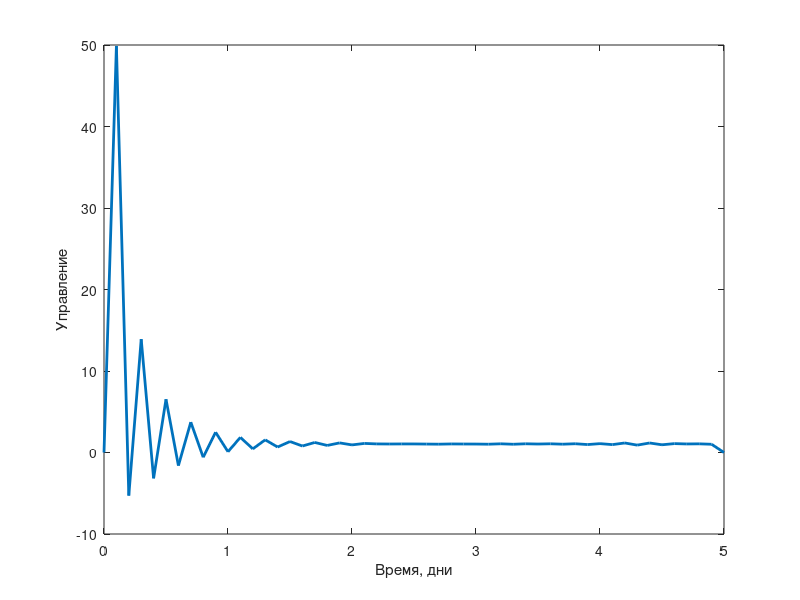

This figure's MATLAB source: (Note: this script raises an error after producing the figure.)
clear all;
close all;
rng(1);

N = 5; %время
h = .1; %шаг дискретизации
M = 0:h:N; %сетка времени
u = zeros(length(M), 1); %управление
psi = zeros(length(M),1); %пси
x = zeros(length(M),2); %популяция жертв и хищников (1 столбец - жертвы, 2 столбец - хищники)
u(1) = 0;

%% коэффициенты и начальные значения:
% x(1,1) - начальное значение популяции жертв
% x(1,2) - начальное значение популяции хищников
% T1 - коэффициент Т1
% sko - СКО для генерации шума
% c - коэффициент затухания шума
% r - коэффициент ро в функции пси
% d - коэффициент d в функции пси
% alpha2 - коэффициент вымирания хищников
% beta1 - коэффициент вымирания жертв
% beta2 - коэффициент рождаемости хищников

% [x(1,1), x(1,2), T1, sko, c, r, d, alpha2, beta1, beta2] = deal(1, 1, .1, .01, .1, 1, 4, 0.12, 0.13, 0.05);

[x(1,1), x(1,2), T1, sko, c, r, d, alpha2, beta1, beta2] = deal(5, 10, .75, .03, .01, 5, 70, 0.1223, 0.1046, 0.0065);
x1_star = alpha2 / beta2;

% т.к. расчет начинается со 2 точки, то значения в первых двух точках совпадают
[x(2,1), x(2,2)] = deal(x(1,1), x(1,2));

% модель 3.29 в главе 3 монографии
psi(1) = x(1,1) - x1_star;
% % модель 3.30 в главе 3 монографии
% psi(1) = x(1,1) + r*x(1,2) - d;

%генерация массива точек шума с М=0 и заданным СКО
ksi = normrnd(0, sko, [1,size(M,2)]);

%цикл для расчета
for n=2:(length(M) - 1)
    % модель 3.29 в главе 3 монографии
    psi(n) = x(n,1) - x1_star;
    u(n) = (-psi(n)*(1 + T1) - c*(psi(n) + T1*psi(n-1))) / (h*x(n,1)) + beta1*x(n,2);
%     % модель 3.30 в главе 3 монографии
%     psi(n) = x(n,1) + r*x(n,2) - d;
%     u(n) = (-x(n,1) - c*(psi(n)+T1*psi(n-1)) - r*(x(n,2) + h*(-alpha2*x(n,2)+beta2*x(n,1)*x(n,2))) + d - T1*psi(n)) / (h*x(n,1)) + beta1*x(n,2);
    f1 = u(n)*x(n,1) - beta1*x(n,1)*x(n,2);
    f2 = -alpha2*x(n,2) + beta2*x(n,1)*x(n,2);

    x(n + 1,1) = x(n,1) + h*f1 + ksi(n+1) + c*ksi(n);
    x(n + 1,2) = x(n,2) + h*f2;
end


%% построение графика
xs = ones(length(M),4);
% расчет устоявшихся значений (2 случая)
% случай 1 (при beta2*d - alpha2 >= 0)
xs(:,1) = xs(:,1) .* (alpha2/beta2);
xs(:,2) = xs(:,2) .* ((beta2*d - alpha2)/ (r*beta2));
% случай 2 (при beta2*d - alpha2 < 0)
xs(:,3) = xs(:,3) .* d;
xs(:,4) = xs(:,4) .* 0;

% график функции управления u(t)
figure;
plot(M,u, 'Linewidth',2);
xlabel('Время, дни');
ylabel('Управление');
ax = gca;
ax.FontSize = 20;
grid on

% график популяций жертв, хищников и устоявшихся значений
figure;
hold on;
plot(M, x(:,1), 'g','Linewidth',3);
axis([0 N -inf inf]);
plot(M, x(:,2), 'r', 'Linewidth',3);
if beta2*d - alpha2 < 0
    plot(M, xs(:,3), 'k-.', 'Linewidth',2);
    plot(M, xs(:,4), 'k--', 'Linewidth',2);
else
    plot(M, xs(:,1), 'k-.', 'Linewidth',2);
    plot(M, xs(:,2), 'k--', 'Linewidth',2);
end
xlabel('Время, дни');
ylabel('Популяция, ед/л');
legend({'x_1', 'x_2', 'x_{1s}', 'x_{2s}'}, 'Location','best');
ax = gca;
ax.FontSize = 20;
grid on

% график функции psi
figure;
hold on;
plot(M,psi);
xlabel('t, дни');
ylabel('\psi(t)');
ax = gca;
ax.FontSize = 20;
grid on

% фазовый портрет
figure; 
hold on; 
plot(x(:,1), x(:,2),'Linewidth',3); 
plot(x(end,1),x(end,2), 'r.', 'MarkerSize', 20); 
xlabel('x_1'); 
ylabel('x_2');
xlim([0 35]);
ylim([9.8 10.3]);
legend({'             phase trajectory', 'finish'})
ax = gca;
ax.FontSize = 20;
grid on
